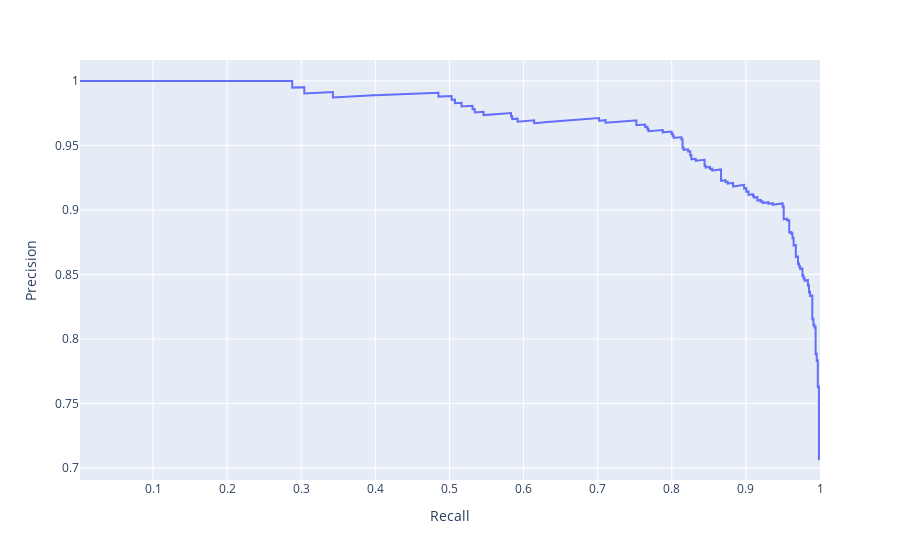

The notebook cell saved with this chart:
### Markdown cell above
# Tuning Threshold based on Precision

### Code cell
# Precision Recall Curve
precision, recall, threshold = precision_recall_curve(y_test, piep_BNP.predict_proba(X_test.title)[:, 1])
#!pip install plotly
import plotly.express as px
fig = px.line(x=recall[:-1], y = precision[:-1], hover_name=threshold)
fig.update_xaxes(title="Recall")
fig.update_yaxes(title="Precision")
fig

### Figure 1 — Plotly figure (JSON) as saved in the notebook; plotly's stock layout.template omitted (floating-point values rounded to 4 significant figures; data arrays with more than 128 entries replaced by an {"elided": "..."} marker saying what was removed)
{"data": [{"hovertemplate": "<b>%{hovertext}</b><br><br>x=%{x}<br>y=%{y}<extra></extra>", "hovertext": {"elided": "937 float values"}, "legendgroup": "", "line": {"color": "#636efa", "dash": "solid"}, "marker": {"symbol": "circle"}, "mode": "lines", "name": "", "orientation": "v", "showlegend": false, "type": "scatter", "x": {"elided": "937 float values"}, "xaxis": "x", "y": {"elided": "937 float values"}, "yaxis": "y"}], "layout": {"legend": {"tracegroupgap": 0}, "margin": {"t": 60}, "xaxis": {"anchor": "y", "domain": [0, 1], "title": {"text": "Recall"}}, "yaxis": {"anchor": "x", "domain": [0, 1], "title": {"text": "Precision"}}}}
